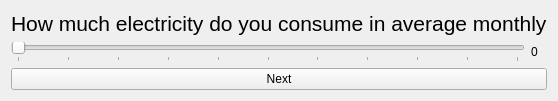
                <widget class="QWidget" name="tab_13">
                 <attribute name="title">
                  <string>Question 3</string>
                 </attribute>
                 <layout class="QGridLayout" name="gridLayout_4">
                  <item row="0" column="0">
                   <layout class="QVBoxLayout" name="verticalLayout_3">
                    <item>
                     <widget class="QLabel" name="label_17">
                      <property name="text">
                       <string>&lt;html&gt;&lt;head/&gt;&lt;body&gt;&lt;p&gt;&lt;span style=&quot; font-size:16pt;&quot;&gt;How much electricity do you consume in average monthly&lt;/span&gt;&lt;/p&gt;&lt;/body&gt;&lt;/html&gt;</string>
                      </property>
                     </widget>
                    </item>
                    <item>
                     <layout class="QHBoxLayout" name="horizontalLayout_2">
                      <item>
                       <widget class="QSlider" name="horizontalSlider_3">
                        <property name="maximum">
                         <number>10</number>
                        </property>
                        <property name="singleStep">
                         <number>1</number>
                        </property>
                        <property name="orientation">
                         <enum>Qt::Horizontal</enum>
                        </property>
                        <property name="tickPosition">
                         <enum>QSlider::TicksBelow</enum>
                        </property>
                        <property name="tickInterval">
                         <number>1</number>
                        </property>
                       </widget>
                      </item>
                      <item>
                       <widget class="QLabel" name="label_18">
                        <property name="minimumSize">
                         <size>
                          <width>16</width>
                          <height>0</height>
                         </size>
                        </property>
                        <property name="text">
                         <string>0</string>
                        </property>
                       </widget>
                      </item>
                     </layout>
                    </item>
                    <item>
                     <widget class="QPushButton" name="buttonNextHousing3">
                      <property name="text">
                       <string>Next</string>
                      </property>
                     </widget>
                    </item>
                   </layout>
                  </item>
                 </layout>
                </widget>
